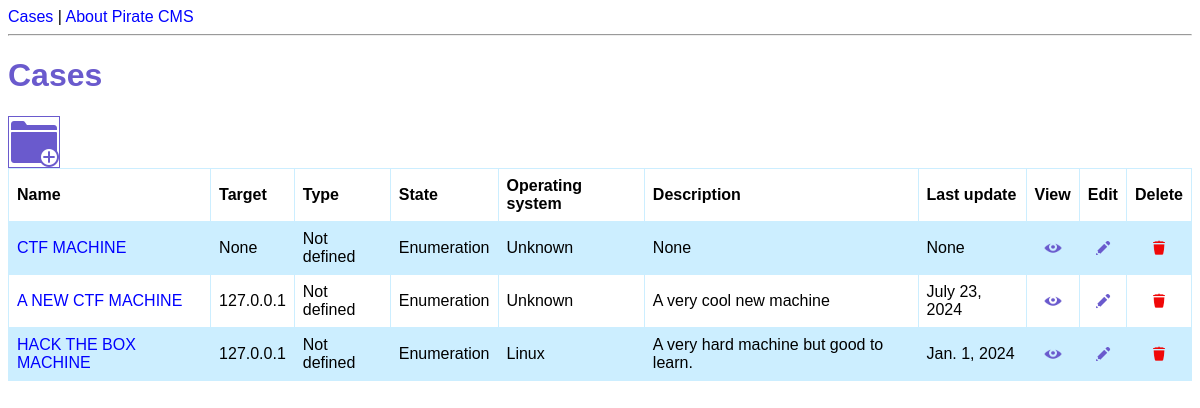
/cases/, run on an earlier commit of the app's database.
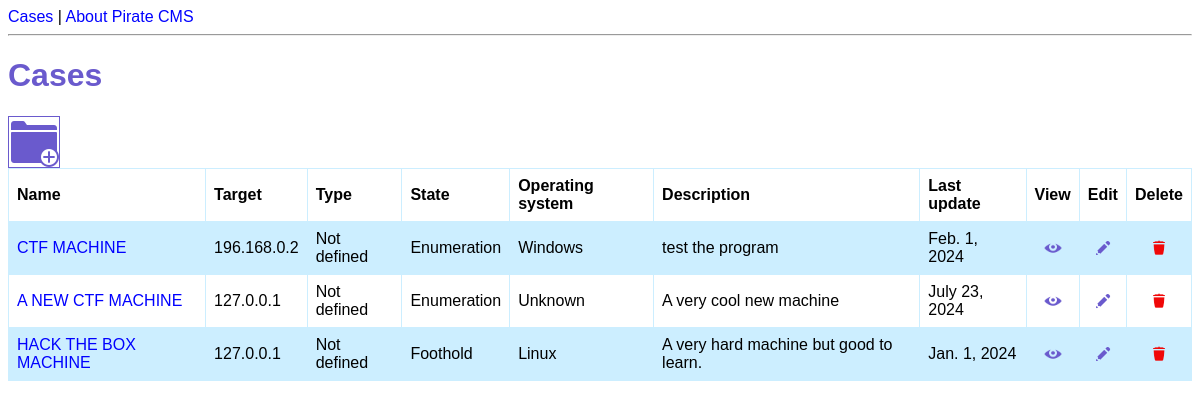
And on a later commit of the database.
### cms/models.py (models this page shows, shortened)
class Case(models.Model):
    class State(models.TextChoices):
        ENUMERATION = 'Enumeration'
        FOOTHOLD = 'Foothold'
        PRIVESC = 'Privilege escalation'
        ROOTED = 'Rooted'
    class OperatingSystem(models.TextChoices):
        UNKNOWN = 'Unknown'
        LINUX = 'Linux'
        WINDOWS = 'Windows'
    class TypeTarget(models.TextChoices):
        CAPTURE_THE_FLAG = 'Capture the flag'
        BUG_BOUNTY = 'Bug bounty'
        IN_THE_WILD = 'In the wild'
        NOT_DEFINED = 'Not defined'
    name = models.fields.CharField(max_length=250, null=True)
    webpage = models.fields.URLField(null=True, blank=True)
    address = models.fields.CharField(max_length=250, null=True)
    description = models.fields.CharField(max_length=1000, null=True, blank=True)
    state = models.fields.CharField(choices=State.choices, max_length=20, default="Enumeration")
    OS = models.fields.CharField(choices=OperatingSystem.choices, max_length=10, default="Unknown")
    last_update = models.fields.DateField(null=True, default=date.today())
    type_of_target = models.fields.CharField(choices=TypeTarget.choices, max_length=20, default='Not defined')

### cms/views.py (the view)
# urls.py: path('cases/', views.cases_list, name='cases-list'),
def cases_list(request):
    cases = Case.objects.all()
    return render(request, 'cms/cases.html', {'cases': cases})

### cms/templates/cms/cases.html (shortened to what this page needs)
{% extends 'cms/base.html' %}
{% load static %}
{% block content %}
<h1>Cases</h1>
<a href="{% url 'case-create' %}">
    <img src="{% static 'cms/newCase_icon.png' %}" class="big_icons" title="Create a new case">
</a>
<table>
    <tr>
        <th>Name</th>
        <th>Target</th>
        <th>Type</th>
        <th>State</th>
        <th>Operating system</th>
        <th>Description</th>
        <th>Last update</th>
        <th style="text-align: center;">View</th>
        <th style="text-align: center;">Edit</th>
        <th style="text-align: center;"> Delete</th>
    </tr>
    {% for case in cases %}
    <tr>
        <td><a href="{% url 'case-detail' case.id %}" title="View details">{{ case.name|upper }}</a></td>
        <td>{{ case.address }}</td>
        <td>{{ case.type_of_target }}</td>
        <td>{{ case.state }}</td>
        <td>{{ case.OS }}</td>
        <td>{{ case.description|truncatechars:120 }}</td>
        <td>{{ case.last_update }}</td>
        <td style="text-align: center;">
            <a href="{% url 'case-detail' case.id %}">
                <img  src="{% static 'cms/view_icon.png' %}" width="18" height="18" title="View details">
            </a>
        </td>
        <td style="text-align: center;">
            <a href="{% url 'case-update' case.id %}">
                <img src="{% static 'cms/edit_icon.png' %}" width="18" height="18" title="Edit">
            </a>
        </td>
        <td style="text-align: center;">
            <a href="{% url 'case-delete' case.id %}">
                <img src="{% static 'cms/delete_icon.png' %}" width="18" height="18" title="Delete">
            </a>
        </td>
    </tr>
    {% endfor %}
</table>
{% endblock %}

What changed in the data, as far as the page shows it:
changed Case "CTF MACHINE": address "None" → "196.168.0.2"; OS "Unknown" → "Windows"; description "None" → "test the program"; last_update "None" → "Feb. 1, 2024"
changed Case "HACK THE BOX MACHINE": state "Enumeration" → "Foothold"
